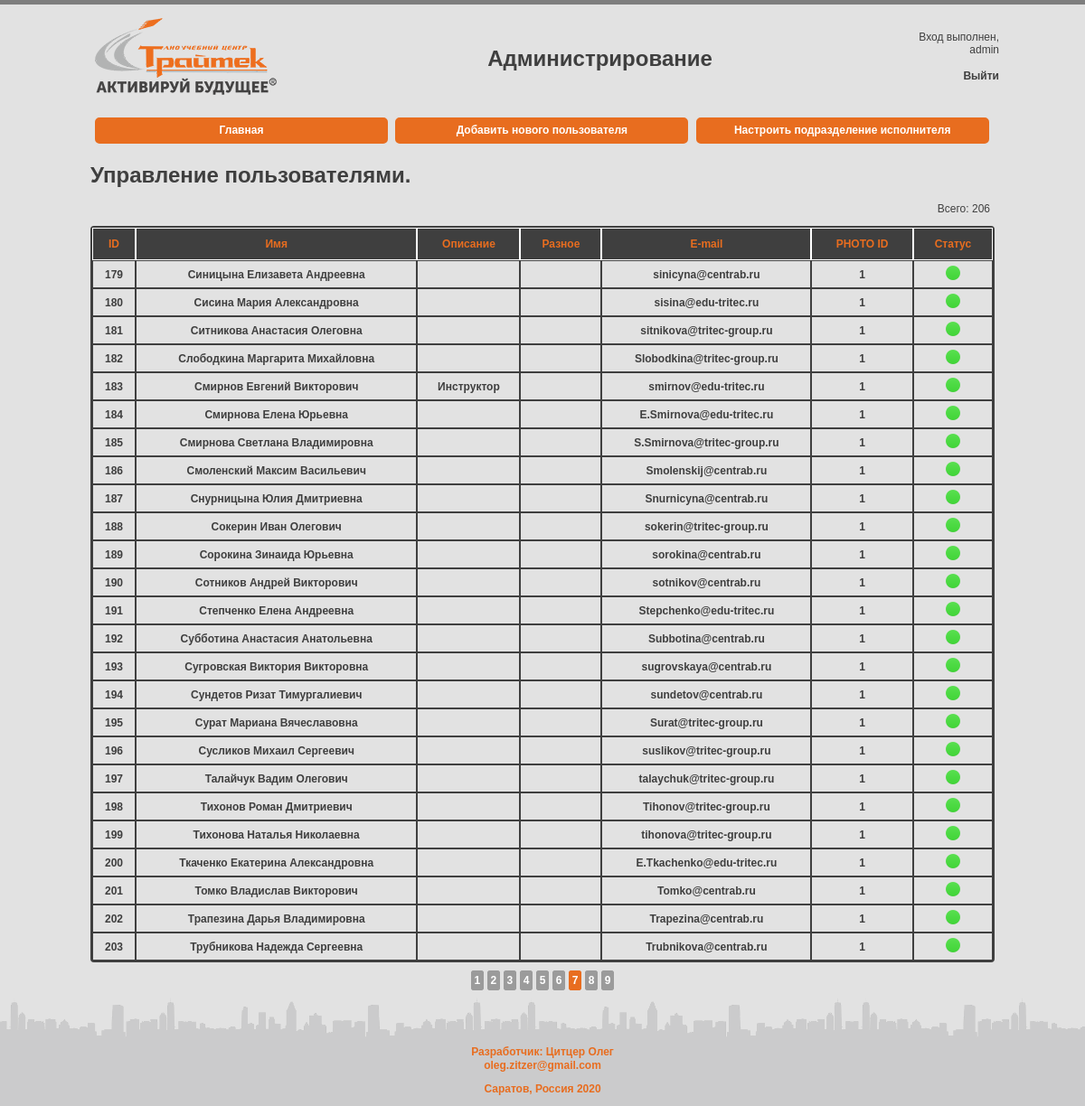
The page /admin/user_management.php?page=7 (signed in) on the database its author committed.
### tables this page shows
CREATE TABLE `users` (
  `id` int(11) NOT NULL AUTO_INCREMENT,
  `email` varchar(255) NOT NULL,
  `password` varchar(255) NOT NULL,
  `name` varchar(255) DEFAULT NULL,
  `description` varchar(255) DEFAULT NULL,
  `note` varchar(255) DEFAULT NULL,
  `photo_id` varchar(255) NOT NULL,
  `status` int(11) NOT NULL,
  PRIMARY KEY (`id`)
);

### admin/inc/lib.php (the view, shortened to what this page needs)
<?php
function getDataFromTable($dbh, $query)
{
    try
    {
        $result = $dbh->query($query);
        return $result;
    }catch (PDOException $e){
        $error = "Error:".iconv("windows-1251", "UTF-8",$e->getMessage());
        echo $error;
        return $error;
    }
}
function drawUsersTable($sql_data,$delete_field = NULL){
    $outline = "";
    $sql_data->setFetchMode(PDO::FETCH_NUM);
    while($row = $sql_data->fetch())
    {
        $outline .= "<tr>";
        $id = $row[0];
        for($i=0;$i < count($row);$i++){
            if(is_null($delete_field)){
                if($i == (count($row) - 1)){
                    if($row[$i]) $img = "trafficlight-green_40427.png";
                    $outline .= "<td><img src='../pictures/".$img."' width='16' height='16'/></td>";
                }else{
                    $outline .= "<td><a href='" . $_SERVER['PHP_SELF']."?action=changeUser&id=".$id."'>$row[$i]</a></td>";
                }
            }
        }
        $outline .= "</tr>";
    }
    return $outline;
}

### admin/inc/userManagement.css (style rules this page uses)
body { color: #3f3f3f; font: 12px Tahoma, sans-serif; background-color: #e2e2e2; border-top: 5px solid #7e7e7e; margin: 0; padding-top: 10px; }
a { font-weight: bold; text-decoration: none; color: #3f3f3f; vertical-align: middle; text-align: center; }
table td { border-spacing: 0px; border: 1pt solid #3f3f3f; padding-top: 5px; padding-bottom: 5px; }

### rows shown on the page
users: id "179", name "Синицына Елизавета Андреевна", email "sinicyna@centrab.ru", photo "1"
users: id "180", name "Сисина Мария Александровна", email "sisina@edu-tritec.ru", photo "1"
users: id "181", name "Ситникова Анастасия Олеговна", email "sitnikova@tritec-group.ru", photo "1"
users: id "182", name "Слободкина Маргарита Михайловна", email "Slobodkina@tritec-group.ru", photo "1"
users: id "183", name "Смирнов Евгений Викторович", description "Инструктор", email "smirnov@edu-tritec.ru", photo "1"
users: id "184", name "Смирнова Елена Юрьевна", email "E.Smirnova@edu-tritec.ru", photo "1"
users: id "185", name "Смирнова Светлана Владимировна", email "S.Smirnova@tritec-group.ru", photo "1"
users: id "186", name "Смоленский Максим Васильевич", email "Smolenskij@centrab.ru", photo "1"
users: id "187", name "Снурницына Юлия Дмитриевна", email "Snurnicyna@centrab.ru", photo "1"
users: id "188", name "Сокерин Иван Олегович", email "sokerin@tritec-group.ru", photo "1"
users: id "189", name "Сорокина Зинаида Юрьевна", email "sorokina@centrab.ru", photo "1"
users: id "190", name "Сотников Андрей Викторович", email "sotnikov@centrab.ru", photo "1"
users: id "191", name "Степченко Елена Андреевна", email "Stepchenko@edu-tritec.ru", photo "1"
users: id "192", name "Субботина Анастасия Анатольевна", email "Subbotina@centrab.ru", photo "1"
users: id "193", name "Сугровская Виктория Викторовна", email "sugrovskaya@centrab.ru", photo "1"
users: id "194", name "Сундетов Ризат Тимургалиевич", email "sundetov@centrab.ru", photo "1"
users: id "195", name "Сурат Мариана Вячеславовна", email "Surat@tritec-group.ru", photo "1"
users: id "196", name "Сусликов Михаил Сергеевич", email "suslikov@tritec-group.ru", photo "1"
users: id "197", name "Талайчук Вадим Олегович", email "talaychuk@tritec-group.ru", photo "1"
users: id "198", name "Тихонов Роман Дмитриевич", email "Tihonov@tritec-group.ru", photo "1"
users: id "199", name "Тихонова Наталья Николаевна", email "tihonova@tritec-group.ru", photo "1"
users: id "200", name "Ткаченко Екатерина Александровна", email "E.Tkachenko@edu-tritec.ru", photo "1"
users: id "201", name "Томко Владислав Викторович", email "Tomko@centrab.ru", photo "1"
users: id "202", name "Трапезина Дарья Владимировна", email "Trapezina@centrab.ru", photo "1"
users: id "203", name "Трубникова Надежда Сергеевна", email "Trubnikova@centrab.ru", photo "1"

### other values the page prints
$_SESSION['username'] "admin"
$user_count "206"
